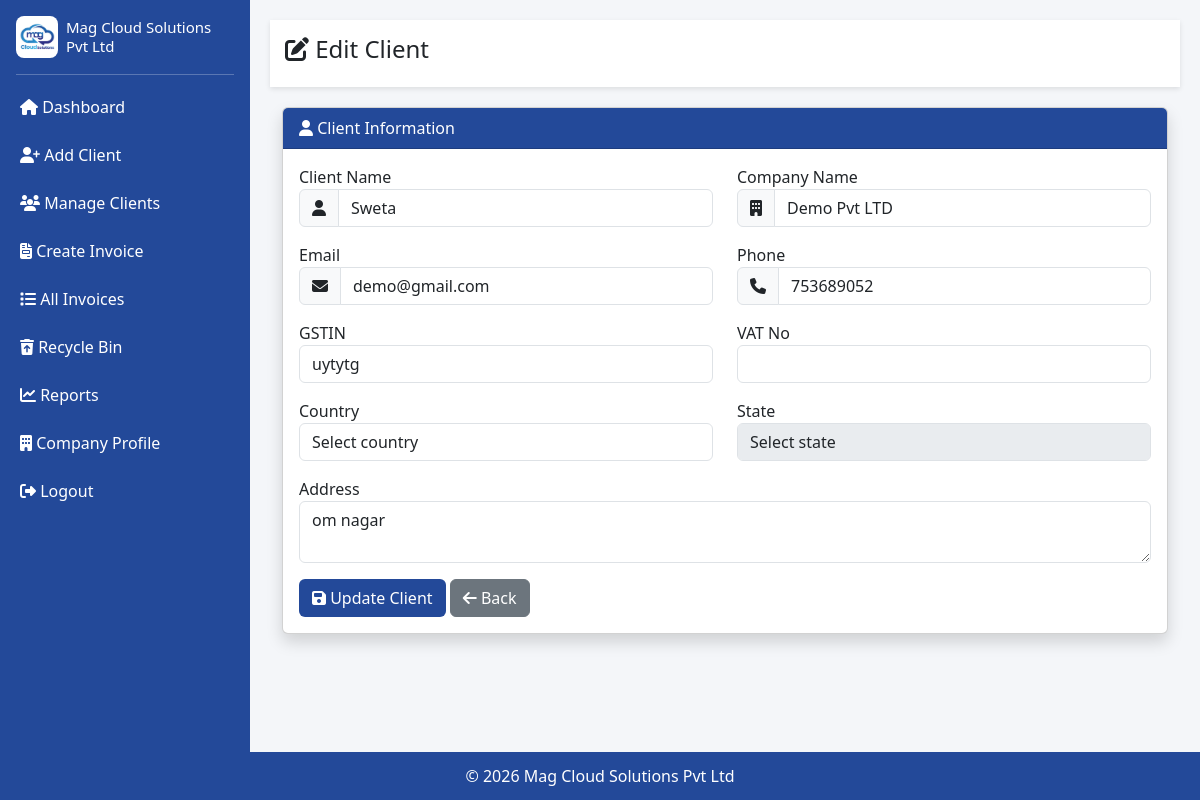
/modules/clients/edit-client.php?id=10 (signed in), run on the app's committed database.
### tables this page shows
CREATE TABLE `company_settings` (
  `id` int(11) NOT NULL,
  `company_name` varchar(200) DEFAULT NULL,
  `address` text DEFAULT NULL,
  `state` varchar(100) DEFAULT NULL,
  `gstin` varchar(50) DEFAULT NULL,
  `pan` varchar(50) DEFAULT NULL,
  `phone` varchar(20) DEFAULT NULL,
  `email` varchar(100) DEFAULT NULL,
  `website` varchar(200) NOT NULL,
  `bank_name` varchar(200) DEFAULT NULL,
  `account_number` varchar(100) DEFAULT NULL,
  `ifsc` varchar(50) DEFAULT NULL,
  `swift_code` varchar(50) DEFAULT NULL,
  `logo` varchar(200) DEFAULT NULL,
  `signature` varchar(200) DEFAULT NULL,
  `created_at` timestamp NOT NULL DEFAULT current_timestamp()
);

CREATE TABLE `clients` (
  `id` int(11) NOT NULL,
  `client_name` varchar(150) DEFAULT NULL,
  `company_name` varchar(150) DEFAULT NULL,
  `email` varchar(100) DEFAULT NULL,
  `phone` varchar(20) DEFAULT NULL,
  `address` text DEFAULT NULL,
  `state` varchar(100) DEFAULT NULL,
  `country` varchar(100) DEFAULT NULL,
  `gstin` varchar(20) DEFAULT NULL,
  `ved_no` varchar(200) NOT NULL,
  `created_at` timestamp NOT NULL DEFAULT current_timestamp()
);

### config/config.php (called while the page is built, shortened)
<?php
$base_url = "https://localhost/invoice/";
?>

### modules/clients/edit-client.php (the view, shortened to what this page needs)
<?php
include "../../config/database.php";
include "../../includes/header.php";
include "../../includes/sidebar.php";
$id = $_GET['id'];
$result = mysqli_query($conn,"SELECT * FROM clients WHERE id='$id'");
$data = mysqli_fetch_assoc($result);
?>
<div class="content">
<div class="topbar">
<h4><i class="fa fa-edit"></i> Edit Client</h4>
</div>
<div class="container-fluid">
<div class="card shadow">
<div class="card-header text-white" style="background:#234999">
<i class="fa fa-user"></i> Client Information
</div>
<div class="card-body">
<form method="POST">
<div class="row">
<div class="col-md-6 mb-3">
<label>Client Name</label>
<div class="input-group">
<span class="input-group-text"><i class="fa fa-user"></i></span>
<input type="text" name="client_name"
value="<?php echo $data['client_name']; ?>"
class="form-control" required>
</div>
</div>
<div class="col-md-6 mb-3">
<label>Company Name</label>
<div class="input-group">
<span class="input-group-text"><i class="fa fa-building"></i></span>
<input type="text" name="company_name"
value="<?php echo $data['company_name']; ?>"
class="form-control">
</div>
</div>
</div>
<div class="row">
<div class="col-md-6 mb-3">
<label>Email</label>
<div class="input-group">
<span class="input-group-text"><i class="fa fa-envelope"></i></span>
<input type="email" name="email"
value="<?php echo $data['email']; ?>"
class="form-control">
</div>
</div>
<div class="col-md-6 mb-3">
<label>Phone</label>
<div class="input-group">
<span class="input-group-text"><i class="fa fa-phone"></i></span>
<input type="text" name="phone"
value="<?php echo $data['phone']; ?>"
class="form-control">
</div>
</div>
<div class="col-md-6 mb-3">
<label>GSTIN</label>
<input type="text" name="gstin"
value="<?php echo $data['gstin']; ?>"
class="form-control">
</div>
<div class="col-md-6 mb-3">
<label>VAT No</label>
<input type="text" name="ved_no"
value="<?php echo $data['ved_no']; ?>"
class="form-control">
</div>
</div>
<div class="row">
<div class="col-md-6 mb-3">
<label>Country</label>
<select id="countrySelect" name="country" class="form-control">
  <option value="">Select country</option>
</select>
</div>
<div class="col-md-6 mb-3">
<label>State</label>
<select id="stateSelect" name="state" class="form-control" disabled>
  <option value="">Select state</option>
</select>
</div>
</div>
<div class="mb-3">
<label>Address</label>
<textarea name="address"
class="form-control"><?php echo $data['address']; ?></textarea>
</div>
<button name="update"
class="btn text-white"
style="background:#234999">
<i class="fa fa-save"></i> Update Client
</button>
<a href="client-list.php"
class="btn btn-secondary">
<i class="fa fa-arrow-left"></i> Back
</a>
</form>
</div>
</div>
</div>
</div>
<?php include "../../includes/footer.php"; ?>

### includes/sidebar.php (shortened to what this page needs)
<?php include __DIR__."/../config/config.php"; ?>
<div class="app-sidebar" id="appSidebar" aria-label="Sidebar navigation">
<div class="sidebar-brand px-3 pt-3 pb-2">
  <div class="d-flex align-items-center gap-2">
    <?php if(!empty($company['logo']) && file_exists(__DIR__.'/../uploads/logo/'.basename($company['logo']))){ ?>
    <img src="<?php echo $base_url; ?>uploads/logo/<?php echo rawurlencode(basename($company['logo'])); ?>"
         alt="Company Logo"
         class="sidebar-logo">
    <?php }else{ ?>
    <div class="sidebar-logo-placeholder">
      <i class="fa fa-building"></i>
    </div>
    <?php } ?>
    <h5 class="m-0 sidebar-company-name"><?php echo htmlspecialchars($company['company_name']); ?></h5>
  </div>
</div>
<hr class="sidebar-divider mx-3 my-2">
<a href="<?php echo $base_url; ?>index.php">
<i class="fa fa-home"></i> Dashboard
</a>
<a href="<?php echo $base_url; ?>modules/clients/add-client.php">
<i class="fa fa-user-plus"></i> Add Client
</a>
<a href="<?php echo $base_url; ?>modules/clients/client-list.php">
<i class="fa fa-users"></i> Manage Clients
</a>
<a href="<?php echo $base_url; ?>modules/invoices/create-invoice.php">
<i class="fa fa-file-invoice"></i> Create Invoice
</a>
<a href="<?php echo $base_url; ?>modules/invoices/invoice-list.php">
<i class="fa fa-list"></i> All Invoices
</a>
<a href="<?php echo $base_url; ?>modules/invoices/recycle-bin.php">
<i class="fa fa-trash-restore"></i> Recycle Bin
</a>
<a href="<?php echo $base_url; ?>modules/reports/reports.php">
<i class="fa fa-chart-line"></i> Reports
</a>
<a href="<?php echo $base_url; ?>modules/settings/company-profile.php">
<i class="fa fa-building"></i> Company Profile
</a>
<a href="<?php echo $base_url; ?>logout.php">
<i class="fa fa-sign-out-alt"></i> Logout
</a>
</div>

### includes/footer.php (shortened to what this page needs)
<footer class="footer">
<p class="m-0">
© <?php echo date("Y"); ?> <?php echo $company['company_name']; ?>
</p>
</footer>
</body>
</html>

### includes/header.php (style rules this page uses)
html,body { height:100%; }
body { display:flex; flex-direction:column; min-height:100vh; background:#f4f6f9; }
.content { flex:1; margin-left:250px; padding:20px; transition:0.3s; }
.footer { background:#234999; color:white; text-align:center; padding:12px; }
.app-sidebar { width:250px; height:100vh; background:#234999; position:fixed; color:white; left:0; top:0; transition: transform .25s ease; z-index: 1040; overflow-y:auto; }
.app-sidebar a { display:block; color:white; padding:12px 20px; text-decoration:none; }
.content { margin-left:250px; padding:20px; }
.topbar { background:white; padding:15px; box-shadow:0 2px 5px rgba(0,0,0,0.1); margin-bottom:20px; }
@media (min-width: 992px) { .app-sidebar { transform:none !important; } }

### includes/sidebar.php (style rules this page uses)
.sidebar-brand { position:relative; }
.sidebar-logo { width:42px; height:42px; object-fit:contain; border-radius:8px; background:#fff; padding:3px; flex-shrink:0; }
.sidebar-company-name { font-size:15px; line-height:1.3; word-break:break-word; }
.sidebar-divider { border-color:rgba(255,255,255,0.25); opacity:1; }

### includes/footer.php (style rules this page uses)
.footer { background:#234999; color:white; text-align:center; padding:12px; position:relative; bottom:0; width:100%; }

### data on the page
company_settings: logo (picture), company_name "Mag Cloud Solutions Pvt Ltd"
clients: client_name "Sweta", company_name "Demo Pvt LTD", email "demo@gmail.com", phone "753689052", gstin "uytytg", address "om nagar"
